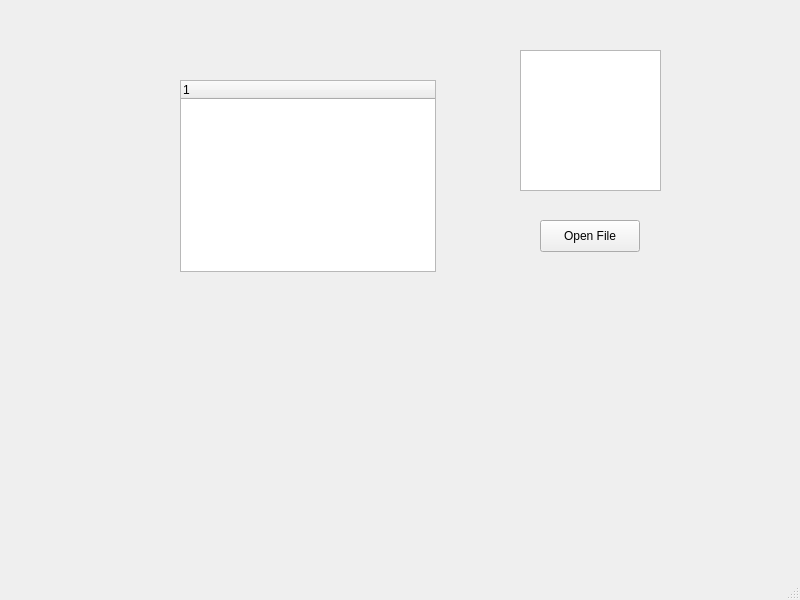
<?xml version="1.0" encoding="UTF-8"?>
<ui version="4.0">
 <class>MainWindow</class>
 <widget class="QMainWindow" name="MainWindow">
  <property name="geometry">
   <rect>
    <x>0</x>
    <y>0</y>
    <width>800</width>
    <height>600</height>
   </rect>
  </property>
  <property name="windowTitle">
   <string>MainWindow</string>
  </property>
  <widget class="QWidget" name="centralwidget">
   <widget class="QTreeWidget" name="treeWidget">
    <property name="geometry">
     <rect>
      <x>180</x>
      <y>80</y>
      <width>256</width>
      <height>192</height>
     </rect>
    </property>
    <column>
     <property name="text">
      <string notr="true">1</string>
     </property>
    </column>
   </widget>
   <widget class="QPushButton" name="pushButton">
    <property name="geometry">
     <rect>
      <x>540</x>
      <y>220</y>
      <width>100</width>
      <height>32</height>
     </rect>
    </property>
    <property name="text">
     <string>Open File</string>
    </property>
   </widget>
   <widget class="QTextEdit" name="textEdit">
    <property name="geometry">
     <rect>
      <x>520</x>
      <y>50</y>
      <width>141</width>
      <height>141</height>
     </rect>
    </property>
   </widget>
  </widget>
  <widget class="QMenuBar" name="menubar">
   <property name="geometry">
    <rect>
     <x>0</x>
     <y>0</y>
     <width>800</width>
     <height>30</height>
    </rect>
   </property>
  </widget>
  <widget class="QStatusBar" name="statusbar"/>
 </widget>
 <resources/>
 <connections/>
</ui>
